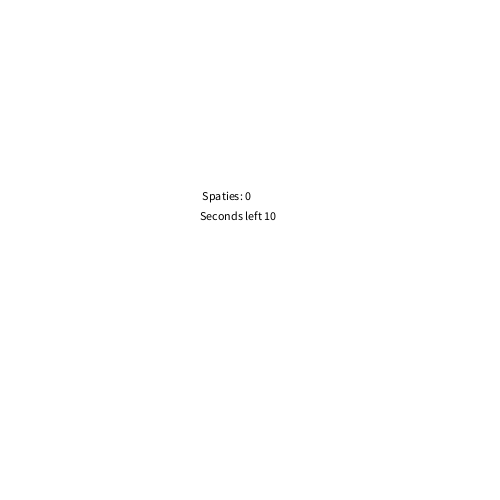
Frame 1 (no input)
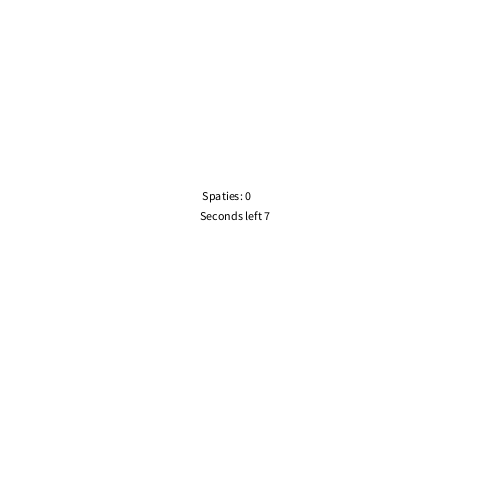
Frame 60 (the mouse pressed at the canvas centre just before this capture)
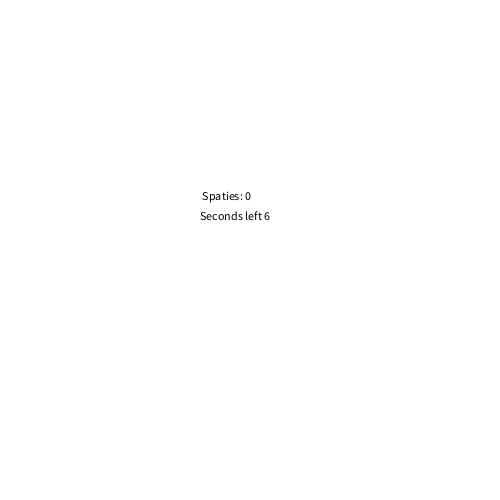
Frame 120 (the mouse held since frame 60 and released just before this capture)

The Processing sketch that drew these frames (run headless with seeded random() and noise(); from frame 60 on, the mouse is pressed at the canvas centre):

// Processing sketch: opd_12_2
// ── opd_12_2.pde
int seconden;
int leftAmount;
int millisLeft;
int aantalSpaties = 0;
boolean racing = true;

void setup() {
  size(500,500);
}



void draw() {
  background(255,255,255);
  leftAmount = 10 - seconden; 
  millisLeft = 1000 - (millis()%1000);
  if(leftAmount <= 0){
  leftAmount = 0;
  }
  seconden = millis()/1000;
  if(seconden >= 10){
  racing = false;
  }
  
  
  fill(0,0,0);
  text(" Spaties: " + aantalSpaties, 200,200);
  text("Seconds left " + leftAmount, 200,220);
}



void keyReleased() {
  if (keyCode == 32 && racing){
    aantalSpaties++;
  }
}
